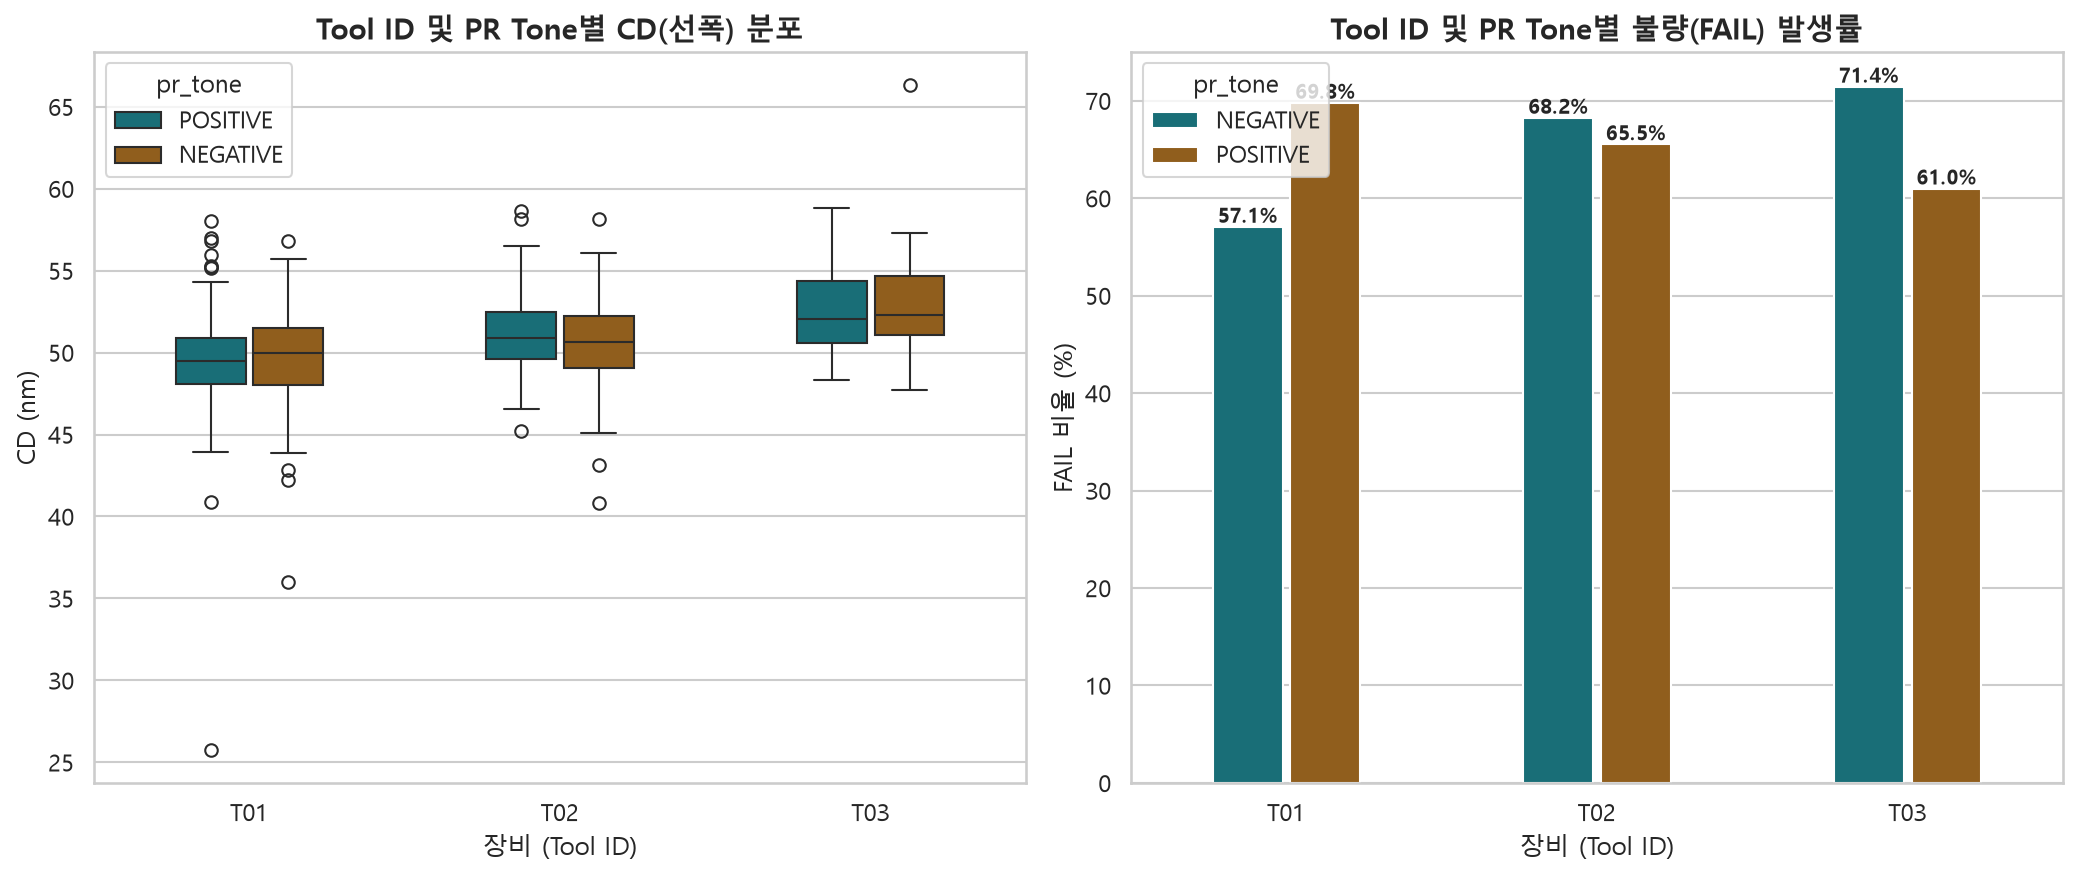

Source code (Python):
import pandas as pd
import matplotlib.pyplot as plt
import seaborn as sns

def generate_tool_analysis():
    # Load data
    df = pd.read_csv('train_cleaned.csv')
    
    # Set style
    sns.set_theme(style="whitegrid", font="Malgun Gothic")
    plt.rcParams['axes.unicode_minus'] = False
    
    fig, axes = plt.subplots(1, 2, figsize=(14, 6))
    
    # 1. CD Distribution by Tool ID (Boxplot)
    sns.boxplot(data=df, x='tool_id', y='resist_line_cd_nm', hue='pr_tone', ax=axes[0], palette=['#0a7a86', '#a3610a'], width=0.5, gap=0.1)
    axes[0].set_title('Tool ID 및 PR Tone별 CD(선폭) 분포', fontsize=14, fontweight='bold')
    axes[0].set_xlabel('장비 (Tool ID)')
    axes[0].set_ylabel('CD (nm)')
    
    # 2. Defect (FAIL) Rate by Tool ID
    # Calculate FAIL rate
    fail_rates = df.groupby(['tool_id', 'pr_tone'])['spec_pass'].apply(lambda x: (x == 'FAIL').mean() * 100).reset_index()
    fail_rates.rename(columns={'spec_pass': 'fail_rate_pct'}, inplace=True)
    
    sns.barplot(data=fail_rates, x='tool_id', y='fail_rate_pct', hue='pr_tone', ax=axes[1], palette=['#0a7a86', '#a3610a'], width=0.5, gap=0.1)
    axes[1].set_title('Tool ID 및 PR Tone별 불량(FAIL) 발생률', fontsize=14, fontweight='bold')
    axes[1].set_xlabel('장비 (Tool ID)')
    axes[1].set_ylabel('FAIL 비율 (%)')
    
    for p in axes[1].patches:
        height = p.get_height()
        if pd.notnull(height) and height > 0:
            axes[1].annotate(f'{height:.1f}%', (p.get_x() + p.get_width() / 2., height),
                             ha='center', va='bottom', fontsize=10, fontweight='bold')
                             
    plt.tight_layout()
    plt.savefig('tool_analysis.png', dpi=150, bbox_inches='tight')
    print("tool_analysis.png generated successfully.")

if __name__ == "__main__":
    generate_tool_analysis()
